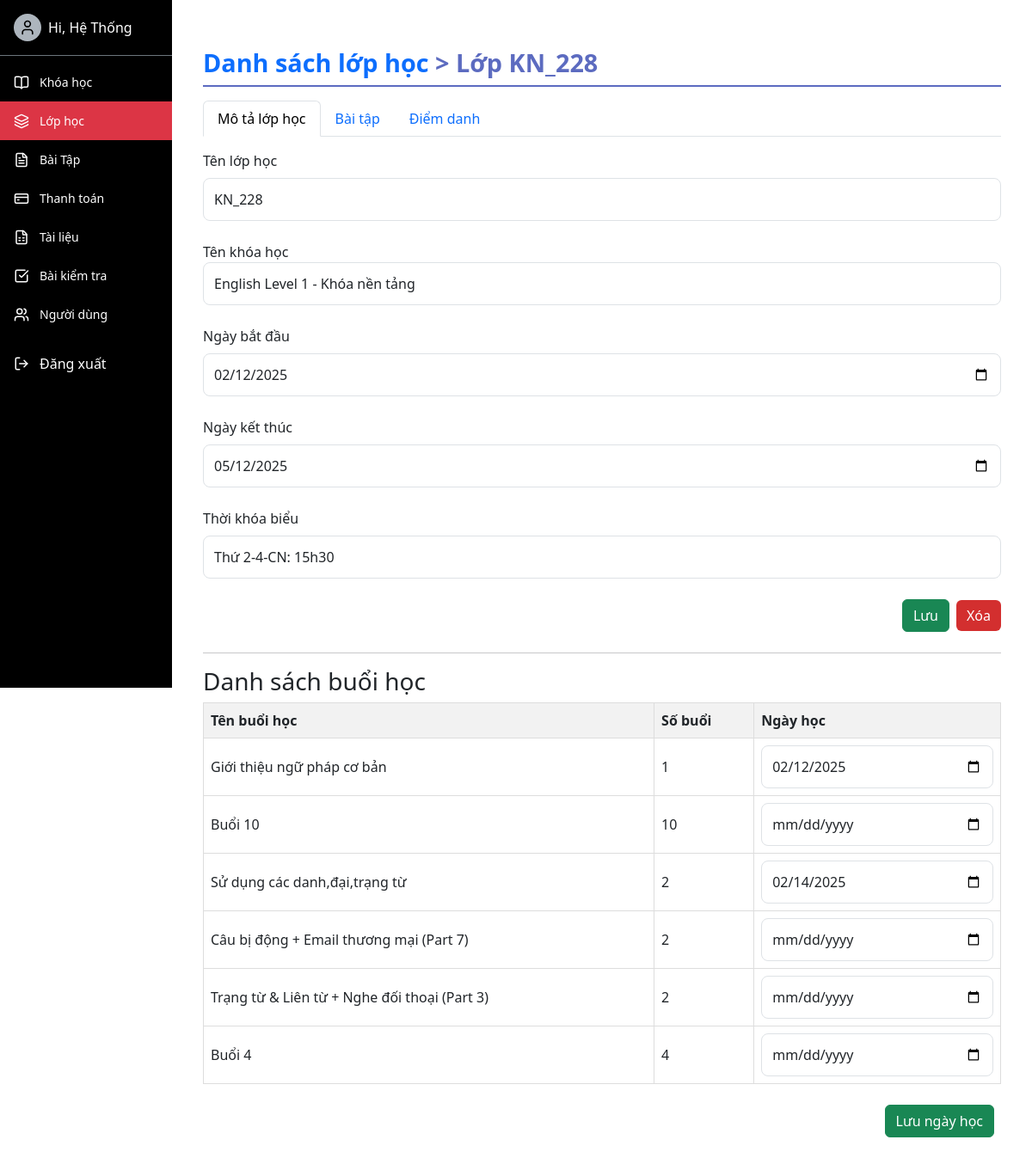
Page /class_admin/4/ (signed in) on the committed database.
### english/models.py (models this page shows, shortened)
class CLASS(models.Model):
    STATUS_CHOICES = [
        ('ongoing', 'Đang học'),
        ('starting', 'Đang bắt đầu'),
        ('finished', 'Đã kết thúc'),
    ]
    class_id = models.AutoField(primary_key=True)
    class_name = models.CharField(max_length=50)
    course = models.ForeignKey(COURSE, on_delete=models.CASCADE)
    begin_time = models.DateField()
    end_time = models.DateField()
    status = models.CharField(max_length=20, choices=STATUS_CHOICES)
    timetable = models.CharField(max_length=1000,null=True,blank=True)
    class Meta:
        db_table = 'CLASS'

class COURSE(models.Model):
    course_id = models.AutoField(primary_key=True)
    course_name = models.CharField(max_length=100)
    description = models.TextField(null=True, blank=True)
    price = models.IntegerField(null=True, blank=True)
    des_teacher = models.CharField(max_length=100, null=True, blank=True)
    teacher_name = models.CharField(max_length=100, null=True, blank=True)
    image = models.ImageField(upload_to="media/course",null=True, blank=True)
    def __str__(self):
        return self.course_name
    class Meta:
        db_table = 'COURSE'

class LESSON_DETAIL(models.Model):
    lessondetail_id = models.AutoField(primary_key=True)
    lesson = models.ForeignKey(LESSON, on_delete=models.CASCADE)
    classes = models.ForeignKey(CLASS, on_delete=models.CASCADE)
    date = models.DateField(null=True,blank=True)
    class Meta:
        db_table = 'LESSON_DETAIL'

class LESSON(models.Model):
    lesson_id = models.AutoField(primary_key=True)
    lesson_file = models.FileField(upload_to="media/lesson", max_length=200)  # Thay FileField bằng URLField
    exercise_file = models.FileField(upload_to="media/exercise", max_length=200)  # Thay FileField bằng URLField
    lesson_name = models.CharField(max_length=100, default="chua co")
    description = models.TextField(null=True, blank=True)
    course = models.ForeignKey(COURSE, on_delete=models.CASCADE)
    session_number = models.CharField(max_length=100, null=True)
    class Meta:
        db_table = 'LESSON'

### ManageClass/views.py (the view, shortened to what this page needs)
# urls.py: path('<int:class_id>/', views.class_detail, name='class_detail'),
@login_required
@user_passes_test(is_staff)
def class_detail(request, class_id):
    class_instance = get_object_or_404(CLASS, pk=class_id)
    lessons = LESSON.objects.filter(course=class_instance.course).order_by('session_number')
    lesson_details = LESSON_DETAIL.objects.filter(classes=class_instance).select_related('lesson')
    lesson_detail_dict = {ld.lesson_id: ld for ld in lesson_details}
    with transaction.atomic():
        for lesson in lessons:
            if lesson.lesson_id not in lesson_detail_dict:
                lesson_detail = LESSON_DETAIL(
                    lesson=lesson,
                    classes=class_instance,
                    date=None
                )
                lesson_detail.save()
                lesson_detail_dict[lesson.lesson_id] = lesson_detail
    lesson_details = LESSON_DETAIL.objects.filter(classes=class_instance).select_related('lesson').order_by(
        'lesson__session_number')
    class_form = ClassUpdateForm(instance=class_instance)
    lesson_detail_formset = LessonDetailFormSet(queryset=lesson_details)
    zipped_form_details = zip(lesson_detail_formset.forms, lesson_details)
    return render(request, 'class_detail.html', {
        'class_instance': class_instance,
        'lesson_details': lesson_details,
        'lessons': lessons,
        'class_form': class_form,
        'lesson_detail_formset': lesson_detail_formset,
        'zipped_form_details': zipped_form_details,
    })

### ManageClass/forms.py (shortened to what this page needs)
class ClassUpdateForm(forms.ModelForm):
    class Meta:
        model = CLASS
        fields = ['class_name', 'course', 'begin_time', 'end_time', 'timetable']
        widgets = {
            'class_name': forms.TextInput(attrs={'class': 'form-control'}),
            'course': forms.TextInput(attrs={'class': 'form-control', 'readonly': 'readonly'}),
            'begin_time': forms.DateInput(attrs={'type': 'date', 'class': 'form-control'}),
            'end_time': forms.DateInput(attrs={'type': 'date', 'class': 'form-control'}),
            'timetable': forms.TextInput(attrs={'class': 'form-control'}),
        }
    def __init__(self, *args, **kwargs):
        super().__init__(*args, **kwargs)
        self.fields['course'].disabled = True

### english/views.py (called while the page is built)
def is_staff(user):
    return user.groups.filter(name__in=['Admin', 'Teacher']).exists()

### ManageClass/templates/class_detail.html (shortened to what this page needs)
{% extends 'base-admin.html' %}
{% block content %}
<div class="container-fluid tab-section">
    <h2 class="custom-title">
        <a href="{% url 'class_list' %}" class="text-decoration-none text-primary">Danh sách lớp học</a>&nbsp;>&nbsp;Lớp {{ class_instance.class_name }}
    </h2>
    <ul class="nav nav-tabs mb-3">
        <li class="nav-item">
            <a class="nav-link active" href="{% url 'class_detail' class_id=class_instance.pk %}">Mô tả lớp học</a>
        </li>
        <li class="nav-item">
            <a class="nav-link" href="{% url 'class_exercise' class_id=class_instance.pk %}">Bài tập</a>
        </li>
        <li class="nav-item">
            <a class="nav-link" href="{% url 'class_rollcall' class_id=class_instance.pk %}">Điểm danh</a>
        </li>
    </ul>
    <form method="post" id="update-class-form" class="mb-4">
        <div class="form-group">
            <label class="form-label">Tên lớp học</label>
            {{ class_form.class_name }}
        </div>
        <div class="form-group">
            <label>Tên khóa học</label>
            <input type="text" value="{{ class_instance.course }}" readonly class="form-control" />
        </div>
        <div class="form-group">
            <label class="form-label">Ngày bắt đầu</label>
            {{ class_form.begin_time }}
        </div>
        <div class="form-group">
            <label class="form-label">Ngày kết thúc</label>
            {{ class_form.end_time }}
        </div>
        <div class="form-group">
            <label class="form-label">Thời khóa biểu</label>
            {{ class_form.timetable }}
        </div>
        <div class="d-flex justify-content-end align-items-center mt-4 gap-2">
    <form method="post" id="update-class-form">
        <button type="submit" class="btn btn-save">Lưu</button>
    </form>
    <form method="post" id="delete-class-form" onsubmit="return confirm('Bạn có chắc muốn xóa lớp học này?');">
        <button type="submit" class="btn btn-danger">Xóa</button>
    </form>
</div>
    <hr>
    <h3>Danh sách buổi học</h3>
    {% if lesson_detail_formset %}
    <form method="post" id="update-lesson-dates-form">
        <table>
            <thead>
                <tr>
                    <th>Tên buổi học</th>
                    <th>Số buổi</th>
                    <th>Ngày học</th>
                </tr>
            </thead>
            <tbody>
                {% for form in lesson_detail_formset %}
                <tr>
                    <td>{{ form.instance.lesson.lesson_name }}</td>
                    <td>{{ form.instance.lesson.session_number }}</td>
                    <td>
                        {{ form.date }}
                    </td>
                </tr>
                {% endfor %}
            </tbody>
        </table>
        <div class="text-end mt-4">
            <button type="submit" class="btn btn-save me-2">Lưu ngày học</button>
        </div>
    </form>
    {% else %}
    <p>Chưa có buổi học nào trong khóa học này.</p>
    {% endif %}
</div>
{% endblock %}

### english/templates/base-admin.html (shortened to what this page needs)
<!DOCTYPE html>
{% load static %}
<html lang="vi">
<head>
  <link href="https://cdn.jsdelivr.net/npm/bootstrap@5.3.2/dist/css/bootstrap.min.css" rel="stylesheet">
  <link href="{% static 'css/base-admin.css' %}" rel="stylesheet">
</head>
<body>
  <div class="d-flex" style="min-height: 100vh;">
    <div class="sidebar">
      <div class="d-flex align-items-center gap-2 p-3 border-bottom border-secondary">
        <div class="avatar">
          {% if request.user.is_authenticated %}
            <i data-lucide="user" style="width: 20px; height: 20px; color: black;"></i>
          {% endif %}
        </div>
       <a style="cursor: pointer; text-decoration: none; color: white;" href="{% url 'course' %}"> <span>Hi, {{ request.user.first_name }}</span> </a>
      </div>
      <nav class="mt-2">
        {% if user.is_superuser %}
        <div class="sidebar-item {% if request.resolver_match.url_name in 'admin_ql_khoahoc admin_xemkhoahoc add_lesson_detail admin_themkhoahoc view_lesson_detail' %}active{% endif %}">
          <i data-lucide="book-open" style="width: 18px; height: 18px;"></i>
          <a href="{% url 'admin_ql_khoahoc' %}">Khóa học</a>
        </div>
        {% endif %}
        <div class="sidebar-item {% if request.resolver_match.url_name in 'class_list add_class update_rollcall class_detail class_exercise class_rollcall exercise_detail' %}active{% endif %}">
          <i data-lucide="layers" style="width: 18px; height: 18px;"></i>
          <a href="{% url 'class_list' %}">Lớp học</a>
        </div>
        <div class="sidebar-item {% if request.resolver_match.url_name in 'admin_ql_baitap them_baitap xem_baitap sua_baitap sua_baitap_xem' %}active{% endif %}">
          <i data-lucide="file-text" style="width: 18px; height: 18px;"></i>
          <a href="{% url 'admin_ql_baitap' %}">Bài Tập</a>
        </div>
        {% if user.is_superuser %}
        <div class="sidebar-item {% if request.resolver_match.url_name in 'payment_detail payment_list add_payment' %}active{% endif %}">
          <i data-lucide="credit-card" style="width: 18px; height: 18px;"></i>
          <a href="{% url 'payment_list' %}">Thanh toán</a>
        </div>
        {% endif %}
        <div class="sidebar-item {% if request.resolver_match.url_name in 'document_list add_document document_detail_edit' %}active{% endif %}">
          <i data-lucide="file-spreadsheet" style="width: 18px; height: 18px;"></i>
          <a href="{% url 'document_list' %}">Tài liệu</a>
        </div>
        <div class="sidebar-item {% if request.resolver_match.url_name in 'admin_test_list admin_test_add results admin_test_details result_delete test_delete test_edit' %}active{% endif %}">
          <i data-lucide="check-square" style="width: 18px; height: 18px;"></i>
          <a href="{% url 'admin_test_list' %}">Bài kiểm tra</a>
        </div>
        {% if user.is_superuser %}
        <div class="sidebar-item {% if request.resolver_match.url_name in 'user_list user_edit user_detail user_create user_delete' %}active{% endif %}">
          <i data-lucide="users" style="width: 18px; height: 18px;"></i>
          <a href="{% url 'user_list' %}">Người dùng</a>
        </div>
        {% endif %}
      </nav>
      <form action="{% url 'logout' %}" method="post" style="display: inline;">
        <div class="mt-auto" style="margin-top: auto; border-top: 1px solid rgba(0,0,0,.125); padding-top: 10px;">
          <div class="sidebar-item">
            <button type="submit" class="sidebar-item" style="background: none; border: none; color: inherit; padding: 0; font: inherit; cursor: pointer;">
              <i data-lucide="log-out" style="width: 18px; height: 18px;"></i>
              Đăng xuất
            </button>
          </div>
        </div>
      </form>
    </div>
    <div class="main-content flex-grow-1">
      {% block content %}{% endblock %}
    </div>
  </div>
</body>
</html>

### english/static/css/base-admin.css (style rules this page uses)
body { width: 100%; min-height: 100vh; overflow-x: hidden; margin:0; width: 100%; }
.sidebar { width: 200px; background-color: #000; color: white; height: 100vh; position: fixed; margin:0; z-index:1000; }
.sidebar-item { display: flex; align-items: center; gap: 12px; padding: 12px 16px; cursor: pointer; color: white; text-decoration: none; }
.sidebar-item.active { background-color: #dc3545; }
.sidebar-item span, .sidebar-item a { font-size: 14px; color: white; text-decoration: none; }
.main-content { margin-left: 200px; padding: 24px; }
.avatar { width: 32px; height: 32px; border-radius: 50%; background-color: #adb5bd; display: flex; align-items: center; justify-content: center; }

### ManageClass/templates/class_detail.html (style rules this page uses)
.custom-title { font-size: 1.8rem; font-weight: 700; color: #5c6bc0; border-bottom: 2px solid; margin: 1.5rem 0 1rem; padding: 8px 0; }
.form-label { font-weight: 500; margin-bottom: 0.5rem; }
.form-group { margin-bottom: 1.5rem; }
.form-control { height: 50px; border-radius: 8px; }
.btn-danger { background-color: #d32f2f; border: none; }
.btn-save { background-color: #198754; color: #fff; border: 1px solid #198754; }
table { width: 100%; border-collapse: collapse; }
th, td { border: 1px solid #ddd; padding: 8px; text-align: left; }
th { background-color: #f2f2f2; }

### rows in the picture
CLASS: class_name "KN_228", course "English Level 1 - Khóa nền tảng", begin_time "02/12/2025", end_time "05/12/2025", timetable "Thứ 2-4-CN: 15h30"
LESSON_DETAIL: instance.lesson.lesson_name "Giới thiệu ngữ pháp cơ bản", instance.lesson.session_number "1"
LESSON_DETAIL: instance.lesson.lesson_name "Buổi 10", instance.lesson.session_number "10"
LESSON_DETAIL: instance.lesson.lesson_name "Sử dụng các danh,đại,trạng từ", instance.lesson.session_number "2"
LESSON_DETAIL: instance.lesson.lesson_name "Câu bị động + Email thương mại (Part 7)", instance.lesson.session_number "2"
LESSON_DETAIL: instance.lesson.lesson_name "Trạng từ & Liên từ + Nghe đối thoại (Part 3)", instance.lesson.session_number "2"
LESSON_DETAIL: instance.lesson.lesson_name "Buổi 4", instance.lesson.session_number "4"

### other values in the picture
{{ request.user.first_name }} "Hệ Thống"
